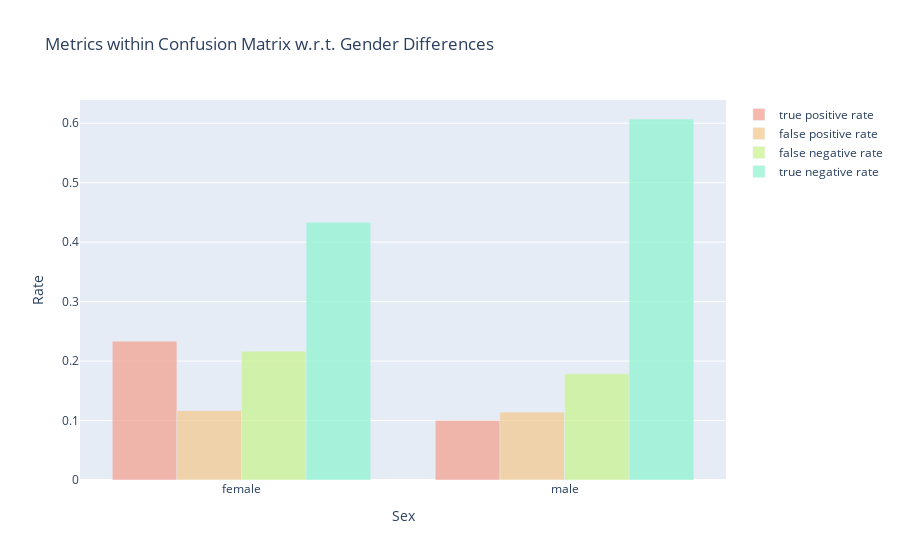

The notebook cell saved with this chart:
### Code cell
# visualize the results
fig = go.Figure()
fig.add_trace(go.Bar(
    x=list(tpr_sex.keys()),
    y=list(tpr_sex.values()),
    marker_color='#F3A291',
    opacity=0.75,
    name='true positive rate'
))
fig.add_trace(go.Bar(
    x=list(fpr_sex.keys()),
    y=list(fpr_sex.values()),
    marker_color='#F3CA91',
    opacity=0.75,
    name='false positive rate'
))
fig.add_trace(go.Bar(
    x=list(fnr_sex.keys()),
    y=list(fnr_sex.values()),
    marker_color='#CAF391',
    opacity=0.75,
    name='false negative rate'
))
fig.add_trace(go.Bar(
    x=list(tnr_sex.keys()),
    y=list(tnr_sex.values()),
    marker_color='#91F3D1',
    opacity=0.75,
    name='true negative rate'
))
fig.update_layout(
    title_text='Metrics within Confusion Matrix w.r.t. Gender Differences',
    xaxis_title='Sex',
    yaxis_title='Rate'
)
# fig.write_image('../results/separation-sex.png', scale=2)
fig.show()

### Figure 1 — Plotly figure (JSON) as saved in the notebook; plotly's stock layout.template omitted (floating-point values rounded to 4 significant figures)
{"data": [{"marker": {"color": "#F3A291"}, "name": "true positive rate", "opacity": 0.75, "type": "bar", "x": ["female", "male"], "y": [0.2333, 0.1]}, {"marker": {"color": "#F3CA91"}, "name": "false positive rate", "opacity": 0.75, "type": "bar", "x": ["female", "male"], "y": [0.1167, 0.1143]}, {"marker": {"color": "#CAF391"}, "name": "false negative rate", "opacity": 0.75, "type": "bar", "x": ["female", "male"], "y": [0.2167, 0.1786]}, {"marker": {"color": "#91F3D1"}, "name": "true negative rate", "opacity": 0.75, "type": "bar", "x": ["female", "male"], "y": [0.4333, 0.6071]}], "layout": {"title": {"text": "Metrics within Confusion Matrix w.r.t. Gender Differences"}, "xaxis": {"title": {"text": "Sex"}}, "yaxis": {"title": {"text": "Rate"}}}}
